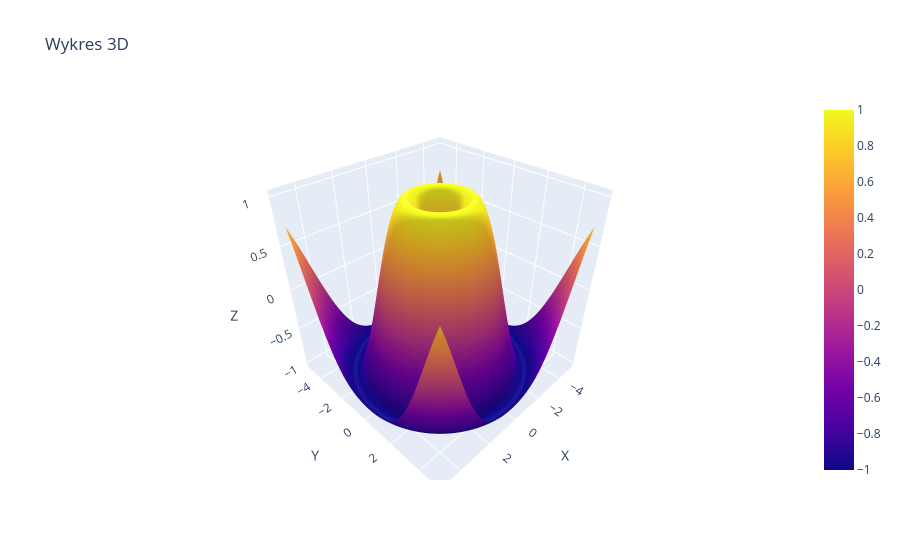

The code cell stored with this chart in its notebook:
### Code cell
import plotly.graph_objects as go

# Dane liczby od -5 do 5 100 danych
x = np.linspace(-5, 5, 100)
y = np.linspace(-5, 5, 100)
X, Y = np.meshgrid(x, y)
Z = np.sin(np.sqrt(X**2 + Y**2))

# Tworzenie wykresu 3D
fig = go.Figure(data=[go.Surface(z=Z, x=X, y=Y)])
fig.update_layout(title="Wykres 3D", scene=dict(
                    xaxis_title='X',
                    yaxis_title='Y',
                    zaxis_title='Z'))
fig.show()

### Figure 1 — Plotly figure (JSON) as saved in the notebook; plotly's stock layout.template omitted (floating-point values rounded to 4 significant figures; data arrays with more than 128 entries replaced by an {"elided": "..."} marker saying what was removed)
{"data": [{"type": "surface", "x": {"elided": "100x100 float values"}, "y": {"elided": "100x100 float values"}, "z": {"elided": "100x100 float values"}}], "layout": {"scene": {"xaxis": {"title": {"text": "X"}}, "yaxis": {"title": {"text": "Y"}}, "zaxis": {"title": {"text": "Z"}}}, "title": {"text": "Wykres 3D"}}}
